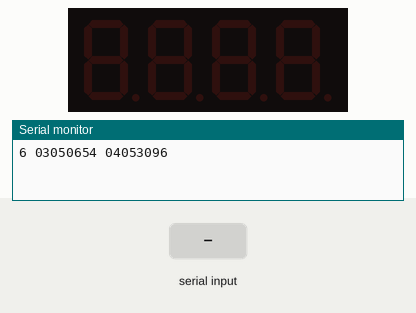
Recording of a sketch running on a simulated Arduino Uno, built with avr-gcc and run on an emulated ATmega328P. Shown: 4-digit seven-segment display, the last lines printed to the serial monitor. Inputs (shaded band) come from the test bench.

Above: at 1.2 s.
1.3 s: "90,45\n" received over Serial
At 2.0 s:
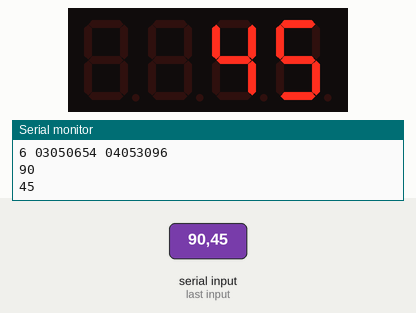
2.8 s: "30,150\n" received over Serial
At 3.2 s:
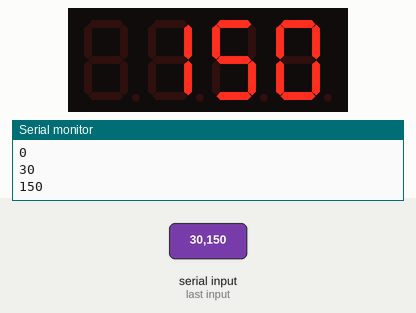
Timing chart, 0 to 5.8 s (numbered marks = the images above; inputs shaded):
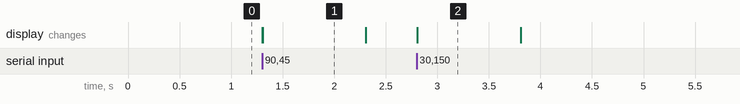

Measured:
- after the input at 1.3 s, the display: first changes at once (image 1 shows a later state)
- after the input at 2.8 s, the display: first changes at once (image 2 shows a later state)
- what the display in image 1 shows lasts 1.0 s, from 1.3 s to 2.3 s

The sketch:

ex03.ino
```cpp
#include "SevSeg.h"
SevSeg sevseg;

void setup()
{
  Serial.begin(9600);
  Serial.println("6 03050654 04053096");
  byte numDigits = 4;
  byte digitPins[] = {5,4,3,2};
  byte segmentPins[] = {6,7,8,9,10,11,12,13};
  sevseg.begin(COMMON_CATHODE, numDigits, digitPins,segmentPins);

}

void loop()
{
  int val;
  if(Serial.available())
    {
      val=Serial.parseInt();

      if(val>=0&&val<=9999)
      {
        Serial.println(val);
        sevseg.setNumber(val);
        sevseg.refreshDisplay();
      }
      else
       Serial.println("range error");
    }
 else
     sevseg.refreshDisplay();
}
```
